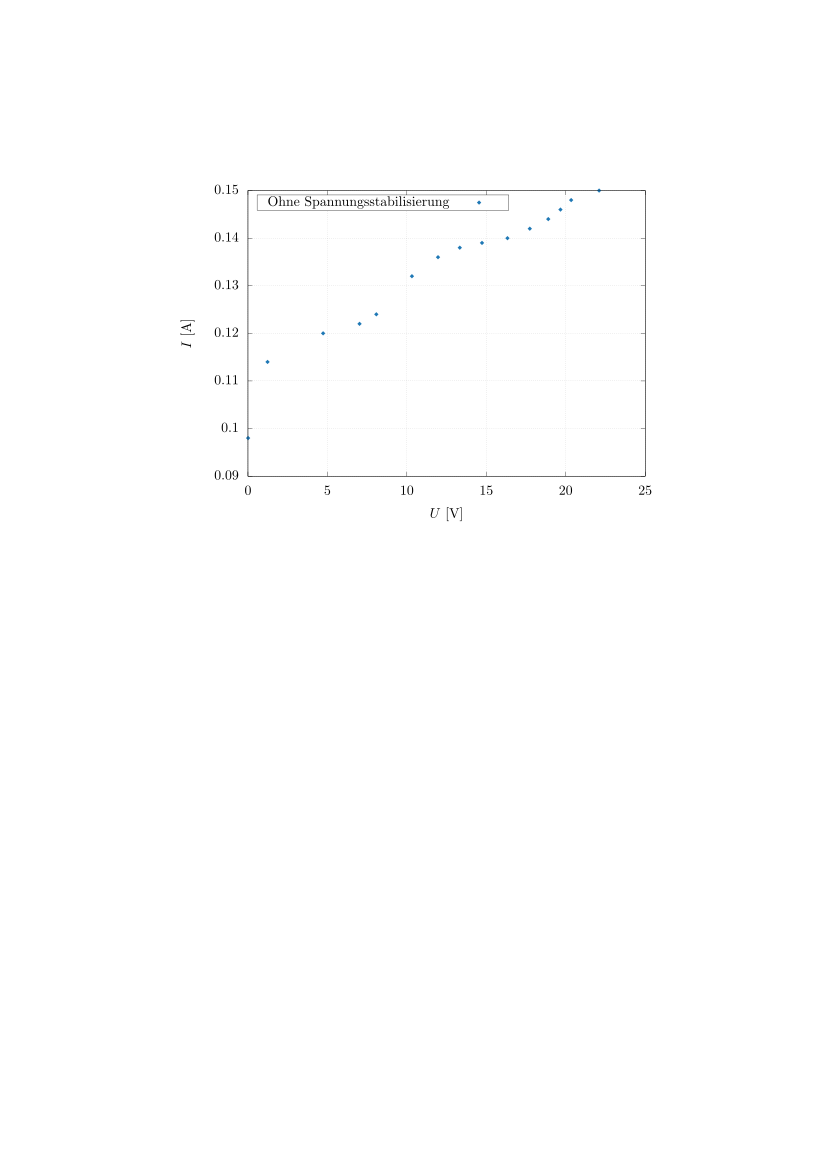

Reproduce this figure in gnuplot.
set terminal epslatex color
set output "output_5_ohne.tex"
set notitle
set xlabel '$U$ [V]'
set ylabel '$I$ [A]'
set grid
set key box top left width -7 # 'samplen x' sets how much space the symbol takes

set style line 1 lt rgb "#1f78b4" pt 13 ps 1 # blue
set style line 2 lt rgb "#33a02c" pt 13 ps 1 # green
set style line 3 lt rgb "#e31a1c" pt 13 ps .5 # red
set style line 4 lt rgb "#fdbf6f" pt 13 ps .5 # yellow
set style line 5 lt rgb "#ff7f00" pt 13 ps .5 # orange
set style line 6 lt rgb "#6a3d9a" pt 13 ps .5 # purple
set style line 7 lt rgb "#a6cee3" pt 13 ps .5 # pastel blue
set style line 8 lt rgb "#b2df8a" pt 13 ps .5 # pastel green
set style line 9 lt rgb "#fb9a99" pt 13 ps .5 # pastel red
set style line 10 lt rgb "#cab2d6" pt 13 ps .5 # pastel purple

plot '../data/data_5' every ::0::14 title 'Ohne Spannungsstabilisierung' ls 1
# NaN with points / lines title '' ls 1 # fake legend

# pt 0 pixel
# pt 1 plus
# pt 13 dot
# lw linewidth
# ps pointsize
# yerrorbars uses last column
# lc rgb #d95f02 (orange) #1b9e77 (green) #7570b3 (blue)
